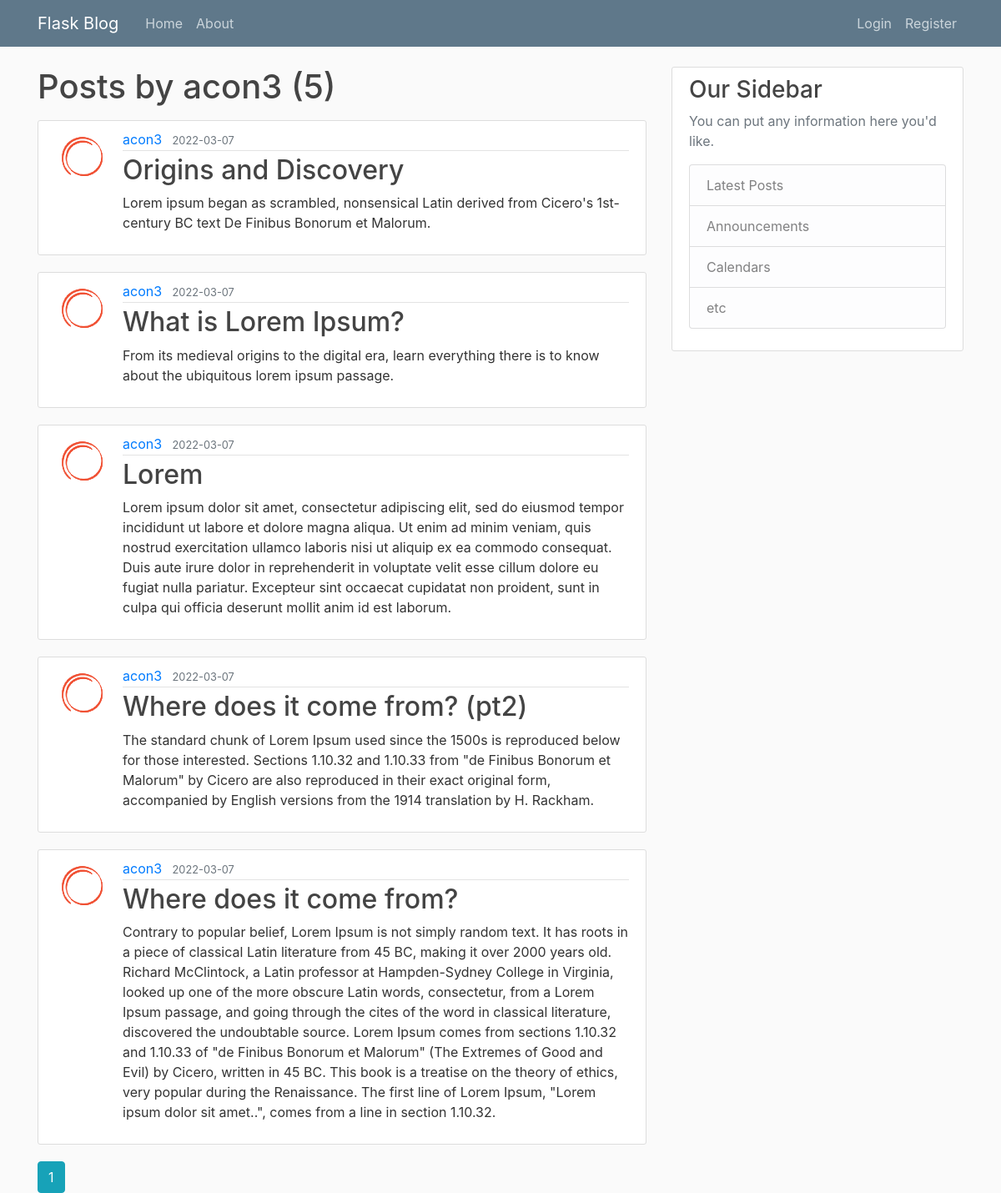
Screenshot of /user/acon3 with the database file from the repository.
### flaskblog/models.py (models this page shows, shortened)
class User(db.Model, UserMixin):
    id = db.Column(db.Integer, primary_key=True)
    username = db.Column(db.String(20), unique=True, nullable=False)
    email = db.Column(db.String(120), unique=True, nullable=False)
    image_file = db.Column(db.String(20), nullable=False, default='default.jpg')
    password = db.Column(db.String(60), nullable=False)
    posts = db.relationship('Post', backref='author', lazy=True)

class Post(db.Model):
    id = db.Column(db.Integer, primary_key=True)
    title = db.Column(db.String(100), nullable=False)
    date_posted = db.Column(db.DateTime, nullable=False, default=datetime.utcnow)
    content = db.Column(db.Text, nullable=False)
    user_id = db.Column(db.Integer, db.ForeignKey('user.id'), nullable=False)

### flaskblog/routes.py (the view)
@app.route("/user/<string:username>")
def user_posts(username):
    page = request.args.get('page', 1, type=int)
    user = User.query.filter_by(username=username).first_or_404()
    posts = Post.query.filter_by(author=user)\
        .order_by(Post.date_posted.desc())\
        .paginate(per_page=5, page=page)
    return render_template('user_posts.html', posts=posts, user=user)

### flaskblog/templates/user_posts.html
{% extends "layout.html" %}
{% block content %}
    <h1 class="mb-3">Posts by {{ user.username }} ({{ posts.total }})</h1>
    {% for post in posts.items %}
        <article class="media content-section">
            <img class="rounded-circle article-img" src="{{ url_for('static', filename='profile_pics/' + post.author.image_file) }}">
            <div class="media-body">
            <div class="article-metadata">
                <a class="mr-2" href="{{url_for('user_posts', username=post.author.username)}}">{{ post.author.username }}</a>
                <small class="text-muted">{{ post.date_posted.strftime('%Y-%m-%d') }}</small>
            </div>
            <h2><a class="article-title" href="{{ url_for('post', post_id=post.id) }}">{{ post.title }}</a></h2>
            <p class="article-content">{{ post.content }}</p>
            </div>
        </article>
    {% endfor %}
    {% for page_num in posts.iter_pages(left_edge=1, right_edge=1, left_current=1, right_current=2) %}
        {% if page_num %}
            {% if posts.page == page_num %}
                <a class="btn btn-info mb4" href="{{ url_for('user_posts', username = user.username, page=page_num) }}">{{ page_num }}</a>
            {% else %}
                <a class="btn btn-outline-info mb4" href="{{ url_for('user_posts', username = user.username, page=page_num) }}">{{ page_num }}</a>
            {% endif %}
        {% else %}
            ...
        {% endif %}
    {% endfor %}
{% endblock content %}

### flaskblog/templates/layout.html (shortened to what this page needs)
<!DOCTYPE html>
<html lang="en">
<head>
    <link rel="stylesheet" href="https://cdn.jsdelivr.net/npm/bootstrap@4.3.1/dist/css/bootstrap.min.css">
    <link rel="stylesheet" type="text/css" href="{{ url_for('static', filename='main.css' ) }}">
</head>
<body>
    <header class="site-header">
        <nav class="navbar navbar-expand-md navbar-dark bg-steel fixed-top">
          <div class="container">
            <a class="navbar-brand mr-4" href="/">Flask Blog</a>
            <div class="collapse navbar-collapse" id="navbarToggle">
              <div class="navbar-nav mr-auto">
                <a class="nav-item nav-link" href="{{ url_for('home') }} ">Home</a>
                <a class="nav-item nav-link" href="{{ url_for('about') }}">About</a>
              </div>
              <div class="navbar-nav">
                {% if current_user.is_authenticated %}
                <a class="nav-item nav-link" href="{{ url_for('new_post') }}">New Post</a>
                <a class="nav-item nav-link" href="{{ url_for('account') }}">Account</a>
                <a class="nav-item nav-link" href="{{ url_for('logout') }}">Logout</a>
                {% else %}
                  <a class="nav-item nav-link" href="{{ url_for('login') }}">Login</a>
                  <a class="nav-item nav-link" href="{{ url_for('register') }}">Register</a>
                {% endif %}
              </div>
            </div>
          </div>
        </nav>
      </header>
      <main role="main" class="container">
        <div class="row">
          <div class="col-md-8">
            {% block content %}{% endblock %}
          </div>
          <div class="col-md-4">
            <div class="content-section">
              <h3>Our Sidebar</h3>
              <p class='text-muted'>You can put any information here you'd like.
                <ul class="list-group">
                  <li class="list-group-item list-group-item-light">Latest Posts</li>
                  <li class="list-group-item list-group-item-light">Announcements</li>
                  <li class="list-group-item list-group-item-light">Calendars</li>
                  <li class="list-group-item list-group-item-light">etc</li>
                </ul>
              </p>
            </div>
          </div>
        </div>
      </main>
</body>
</html>

### flaskblog/static/main.css (style rules this page uses)
body { background: #fafafa; color: #333333; margin-top: 5rem; }
h1, h2, h3, h4, h5, h6 { color: #444444; }
.bg-steel { background-color: #5f788a; }
.site-header .navbar-nav .nav-link { color: #cbd5db; }
.content-section { background: #ffffff; padding: 10px 20px; border: 1px solid #dddddd; border-radius: 3px; margin-bottom: 20px; }
.article-title { color: #444444; }
.article-content { white-space: pre-line; }
.article-img { height: 65px; width: 65px; margin-right: 16px; }
.article-metadata { padding-bottom: 1px; margin-bottom: 4px; border-bottom: 1px solid #e3e3e3 }

### rows the page displays
User: username "acon3"
Post: image_file (picture), author.username "acon3", date_posted "2022-03-07", title "Origins and Discovery", content "Lorem ipsum began as scrambled, nonsensical Latin derived from Cicero's 1st-century BC text De Finibus Bonorum et Malorum."
Post: image_file (picture), author.username "acon3", date_posted "2022-03-07", title "What is Lorem Ipsum?", content "From its medieval origins to the digital era, learn everything there is to know about the ubiquitous lorem ipsum passage."
Post: image_file (picture), author.username "acon3", date_posted "2022-03-07", title "Lorem", content "Lorem ipsum dolor sit amet, consectetur adipiscing elit, sed do eiusmod tempor incididunt ut labore et dolore magna aliqua. Ut enim ad minim veniam, quis nostrud exercitation ullamco laboris nisi ut aliquip ex ea commodo consequat. Duis aute irure dolor in reprehenderit in voluptate velit esse cillum dolore eu fugiat nulla pariatur. Excepteur sint occaecat cupidatat non proident, sunt in culpa qui officia deserunt mollit anim id est laborum."
Post: image_file (picture), author.username "acon3", date_posted "2022-03-07", title "Where does it come from? (pt2)", content "The standard chunk of Lorem Ipsum used since the 1500s is reproduced below for those interested. Sections 1.10.32 and 1.10.33 from \"de Finibus Bonorum et Malorum\" by Cicero are also reproduced in their exact original form, accompanied by English versions from the 1914 translation by H. Rackham."
Post: image_file (picture), author.username "acon3", date_posted "2022-03-07", title "Where does it come from?", content "Contrary to popular belief, Lorem Ipsum is not simply random text. It has roots in a piece of classical Latin literature from 45 BC, making it over 2000 years old. Richard McClintock, a Latin professor at Hampden-Sydney College in Virginia, looked up one of the more obscure Latin words, consectetur, from a Lorem Ipsum passage, and going through the cites of the word in classical literature, discovered the undoubtable source. Lorem Ipsum comes from sections 1.10.32 and 1.10.33 of \"de Finibus Bonorum et Malorum\" (The Extremes of Good and Evil) by Cicero, written in 45 BC. This book is a treatise on the theory of ethics, very popular during the Renaissance. The first line of Lorem Ipsum,…"

### other values shown
{{ posts.total }} "5"
{{ page_num }} "1"
